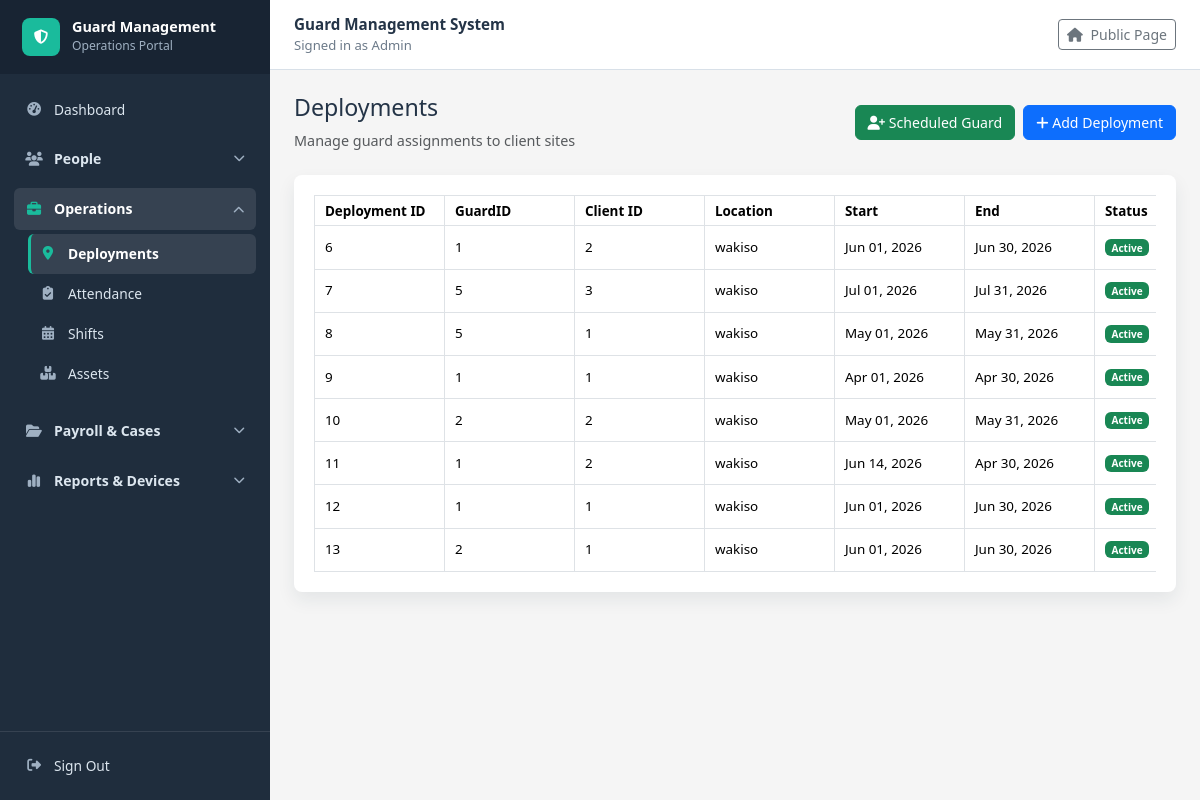
The page /deployments/ (signed in) on the database its author committed.
### guardmanagementsystem/models.py (models this page shows, shortened)
class Deployment(models.Model):
    STATUS_CHOICES = [
        ('Active', 'Active'),
        ('Completed', 'Completed'),
        ('Cancelled', 'Cancelled'),
    ]
    deployment_id = models.AutoField(primary_key=True)
    guard = models.ForeignKey(Guard, on_delete=models.CASCADE,related_name='deployments')
    client = models.ForeignKey(Client,on_delete=models.CASCADE,related_name='deployments')
    site_location = models.CharField(max_length=200)
    start_date = models.DateField()
    end_date = models.DateField(null=True, blank=True)
    status = models.CharField(max_length=20, choices=STATUS_CHOICES, default='Active')

### guardmanagementsystem/views.py (the view)
# urls.py: path("deployments/", views.deployment_list, name="deployment_list"),
@login_required
def deployment_list(request):
    deployments = Deployment.objects.select_related("guard", "client").all()
    return show_records(request, deployments, "guardmanagementsystem/deployment_list.html", "deployments")

### guardmanagementsystem/views.py (called while the page is built)
def show_records(request, queryset, template_name, context_name):
    return render(request, template_name, {
        context_name: queryset
    })

### guardmanagementsystem/templates/guardmanagementsystem/deployment_list.html (shortened to what this page needs)
{% extends "guardmanagementsystem/base.html" %}
{% block content %}
<div class="d-flex justify-content-between align-items-center mb-4">
    <div>
        <h2>Deployments</h2>
        <p class="text-muted mb-0">Manage guard assignments to client sites</p>
    </div>
    <div class="page-actions d-flex gap-2">
        <a href="{% url 'program_guard' %}" class="btn btn-success">
            <i class="fa fa-user-plus"></i> Scheduled Guard
        </a>
        <a href="{% url 'deployment_add' %}" class="btn btn-primary">
            <i class="fa fa-plus"></i> Add Deployment
        </a>
    </div>
</div>
<div class="table-card">
    <div class="table-responsive">
        <table class="table table-hover table-bordered align-middle mb-0 export-table" data-export-title="Deployments">
            <thead>
                <tr>
                    <th>Deployment ID</th>
                    <th>GuardID</th>
                    <th>Client ID</th>
                    <th>Location</th>
                    <th>Start</th>
                    <th>End</th>
                    <th>Status</th>
                </tr>
            </thead>
            <tbody>
                {% for deployment in deployments %}
                    <tr>
                        <td>{{ deployment.deployment_id }}</td>
                        <td>{{ deployment.guard_id }}</td>
                        <td>{{ deployment.client_id }}</td>
                        <td>{{ deployment.site_location }}</td>
                        <td>{{ deployment.start_date|date:"M d, Y" }}</td>
                        <td>{{ deployment.end_date|date:"M d, Y"|default:"-" }}</td>
                        <td>
                            {% if deployment.status == "Active" %}
                                <span class="badge bg-success">Active</span>
                            {% elif deployment.status == "Completed" %}
                                <span class="badge bg-secondary">Completed</span>
                            {% elif deployment.status == "Cancelled" %}
                                <span class="badge bg-danger">Cancelled</span>
                            {% else %}
                                <span class="badge bg-info">{{ deployment.status|default:"Pending" }}</span>
                            {% endif %}
                        </td>
                    </tr>
                {% empty %}
                    <tr>
                        <td colspan="8" class="text-center text-muted py-4">
                            No deployments found.
                        </td>
                    </tr>
                {% endfor %}
            </tbody>
        </table>
    </div>
</div>
{% endblock %}

### guardmanagementsystem/templates/guardmanagementsystem/base.html (shortened to what this page needs)
<!doctype html>
<html lang="en">
<head>
    <link href="https://cdn.jsdelivr.net/npm/bootstrap@5.3.3/dist/css/bootstrap.min.css" rel="stylesheet">
    <link href="https://cdnjs.cloudflare.com/ajax/libs/font-awesome/6.5.2/css/all.min.css" rel="stylesheet">
</head>
<body>
    {% with current_url=request.resolver_match.url_name %}
    <div class="app-layout">
        <aside class="sidebar">
            <div class="d-flex align-items-center justify-content-between">
                <a class="sidebar-brand flex-grow-1" href="{% url 'dashboard' %}">
                    <span class="brand-mark"><i class="fa fa-shield-halved"></i></span>
                    <span>
                        <span class="brand-title">Guard Management</span>
                        <span class="brand-subtitle">Operations Portal</span>
                    </span>
                </a>
            </div>
            <nav id="sidebarNav" class="sidebar-nav collapse d-lg-block">
                <a class="sidebar-link {% if current_url == 'dashboard' %}active{% endif %}" href="{% url 'dashboard' %}">
                    <i class="fa fa-gauge-high"></i> Dashboard
                </a>
                <div class="sidebar-module">
                    <button class="module-toggle" type="button" data-bs-toggle="collapse" data-bs-target="#peopleModule" aria-controls="peopleModule" aria-expanded="{% if current_url in 'supervisor_list supervisor_add supervisor_edit supervisor_delete guard_list guard_add guard_edit guard_delete client_list client_add client_edit client_delete' %}true{% else %}false{% endif %}">
                        <span class="module-title"><i class="fa fa-users"></i> People</span>
                        <i class="fa fa-chevron-down module-chevron"></i>
                    </button>
                </div>
                <div class="sidebar-module">
                    <button class="module-toggle" type="button" data-bs-toggle="collapse" data-bs-target="#operationsModule" aria-controls="operationsModule" aria-expanded="{% if current_url in 'deployment_list deployment_add deployment_edit deployment_delete program_guard attendance_list attendance_add attendance_edit attendance_delete shift_list shift_add shift_edit shift_delete shift_import schedule_csv_template asset_list asset_add asset_edit asset_delete' %}true{% else %}false{% endif %}">
                        <span class="module-title"><i class="fa fa-briefcase"></i> Operations</span>
                        <i class="fa fa-chevron-down module-chevron"></i>
                    </button>
                    <div id="operationsModule" class="collapse {% if current_url in 'deployment_list deployment_add deployment_edit deployment_delete program_guard attendance_list attendance_add attendance_edit attendance_delete shift_list shift_add shift_edit shift_delete shift_import schedule_csv_template asset_list asset_add asset_edit asset_delete' %}show{% endif %}">
                        <div class="module-menu">
                            <a class="sidebar-link {% if current_url in 'deployment_list deployment_add deployment_edit deployment_delete program_guard' %}active{% endif %}" href="{% url 'deployment_list' %}">
                                <i class="fa fa-location-dot"></i> Deployments
                            </a>
                            <a class="sidebar-link {% if current_url in 'attendance_list attendance_add attendance_edit attendance_delete' %}active{% endif %}" href="{% url 'attendance_list' %}">
                                <i class="fa fa-clipboard-check"></i> Attendance
                            </a>
                            <a class="sidebar-link {% if current_url in 'shift_list shift_add shift_edit shift_delete shift_import schedule_csv_template' %}active{% endif %}" href="{% url 'shift_list' %}">
                                <i class="fa fa-calendar-days"></i> Shifts
                            </a>
                            <a class="sidebar-link {% if current_url in 'asset_list asset_add asset_edit asset_delete' %}active{% endif %}" href="{% url 'asset_list' %}">
                                <i class="fa fa-boxes-stacked"></i> Assets
                            </a>
                        </div>
                    </div>
                </div>
                <div class="sidebar-module">
                    <button class="module-toggle" type="button" data-bs-toggle="collapse" data-bs-target="#payrollCasesModule" aria-controls="payrollCasesModule" aria-expanded="{% if current_url in 'salary_list salary_add salary_edit salary_delete salary_payslip_general salary_payslip_individual advance_request_list advance_request_add advance_request_edit advance_request_delete incident_list incident_add incident_edit incident_delete incident_pdf_report disciplinary_action_list disciplinary_action_add disciplinary_action_edit disciplinary_action_delete' %}true{% else %}false{% endif %}">
                        <span class="module-title"><i class="fa fa-folder-open"></i> Payroll & Cases</span>
                        <i class="fa fa-chevron-down module-chevron"></i>
                    </button>
                </div>
                <div class="sidebar-module">
                    <button class="module-toggle" type="button" data-bs-toggle="collapse" data-bs-target="#reportsDevicesModule" aria-controls="reportsDevicesModule" aria-expanded="{% if current_url in 'attendance_query_report schedule_report schedule_report_csv_export iot_device_list iot_device_add iot_device_edit iot_device_delete iot_swipe_attendance audit_log_list' %}true{% else %}false{% endif %}">
                        <span class="module-title"><i class="fa fa-chart-simple"></i> Reports & Devices</span>
                        <i class="fa fa-chevron-down module-chevron"></i>
                    </button>
                </div>
            </nav>
            <div class="sidebar-footer">
                {% if request.user.is_authenticated %}
                    <a class="sidebar-link" href="{% url 'signout' %}">
                        <i class="fa fa-right-from-bracket"></i> Sign Out
                    </a>
                {% else %}
                    <a class="sidebar-link" href="{% url 'signin' %}">
                        <i class="fa fa-right-to-bracket"></i> Sign In
                    </a>
                {% endif %}
            </div>
        </aside>
        <div class="main-panel">
            <header class="topbar">
                <div>
                    <p class="topbar-title">Guard Management System</p>
                    <div class="topbar-user">
                        {% if request.user.is_authenticated %}
                            Signed in as {{ request.user.username }}
                        {% else %}
                            Staff portal
                        {% endif %}
                    </div>
                </div>
                <a class="btn btn-sm btn-outline-secondary" href="{% url 'welcome' %}">
                    <i class="fa fa-house me-1"></i> Public Page
                </a>
            </header>
            <main class="container-fluid page-shell content-area">
                {% block content %}{% endblock %}
            </main>
        </div>
    </div>
    {% endwith %}
</body>
</html>

### guardmanagementsystem/templates/guardmanagementsystem/base.html (style rules this page uses)
:root { --brand: #1abb9c; --brand-dark: #117e69; --line: #d8e0e8; --muted: #6c7a89; --sidebar-bg: #1f2d3d; --sidebar-bg-dark: #182433; --sidebar-active: #1abb9c; }
body { background: whitesmoke; color: #243447; font-size: 0.9rem; min-height: 100vh; }
h2 { font-size: 1.45rem; }
.btn, .form-control, .form-select, .table, .dropdown-menu { font-size: 0.88rem; }
.app-layout { display: flex; min-height: 100vh; }
.sidebar { background: var(--sidebar-bg); color: #dce6ef; display: flex; flex-direction: column; flex: 0 0 270px; min-height: 100vh; position: sticky; top: 0; }
.sidebar-brand { align-items: center; background: var(--sidebar-bg-dark); color: #fff; display: flex; gap: 12px; min-height: 70px; padding: 18px 22px; text-decoration: none; }
.brand-mark { align-items: center; background: var(--sidebar-active); border-radius: 8px; display: inline-flex; height: 38px; justify-content: center; width: 38px; }
.brand-title { display: block; font-size: 0.9rem; font-weight: 800; line-height: 1.15; }
.brand-subtitle { color: #9fb0c2; display: block; font-size: 0.76rem; margin-top: 2px; }
.sidebar-nav { overflow-y: auto; padding: 16px 14px 22px; }
.sidebar-module { margin-top: 8px; }
.module-toggle { align-items: center; background: transparent; border: 0; border-radius: 6px; color: #dce6ef; display: flex; font-weight: 700; gap: 11px; justify-content: space-between; min-height: 42px; padding: 9px 11px; text-align: left; width: 100%; font-size: 0.88rem; }
.module-toggle:hover, .module-toggle[aria-expanded="true"] { background: rgba(255, 255, 255, 0.1); color: #fff; }
.module-title { align-items: center; display: inline-flex; gap: 11px; }
.module-title i { color: #9fb0c2; text-align: center; width: 18px; }
.module-toggle[aria-expanded="true"] .module-title i { color: var(--sidebar-active); }
.module-chevron { color: #9fb0c2; font-size: 0.72rem; transition: transform 0.15s ease; }
.module-toggle[aria-expanded="true"] .module-chevron { transform: rotate(180deg); }
.module-menu { padding: 4px 0 8px 14px; }
.sidebar-link { align-items: center; border-radius: 6px; color: #dce6ef; display: flex; gap: 11px; min-height: 40px; padding: 9px 11px; text-decoration: none; font-size: 0.86rem; }
.sidebar-link i { color: #9fb0c2; text-align: center; width: 18px; }
.sidebar-link:hover, .sidebar-link.active { background: rgba(255, 255, 255, 0.1); color: #fff; }
.sidebar-link.active { border-left: 3px solid var(--sidebar-active); font-weight: 700; padding-left: 8px; }
.sidebar-link.active i { color: var(--sidebar-active); }
.sidebar-footer { border-top: 1px solid rgba(255, 255, 255, 0.1); margin-top: auto; padding: 14px; }
.main-panel { display: flex; flex: 1 1 auto; flex-direction: column; min-width: 0; }
.topbar { align-items: center; background: #fff; border-bottom: 1px solid var(--line); display: flex; justify-content: space-between; min-height: 70px; padding: 0 24px; }
.topbar-title { font-size: 0.95rem; font-weight: 800; margin: 0; }
.topbar-user { color: var(--muted); font-size: 0.82rem; }
.page-shell { padding: 24px 24px 40px; }
.content-area { flex: 1 1 auto; }
.table-card { background: #fff; border-radius: 8px; padding: 20px; box-shadow: 0 8px 18px rgba(31, 45, 61, 0.08); }
.table { font-size: 0.84rem; line-height: 1.25; margin-bottom: 0; table-layout: auto; width: 100%; }
.table-responsive { overflow-x: auto; }
.table-responsive > .table, .dataTable { min-width: max-content; }
.table th, .table td { padding: 0.38rem 0.62rem; vertical-align: middle; }
.table th { min-width: 130px; white-space: nowrap; }
.table td { min-width: 110px; overflow-wrap: anywhere; }

### rows shown on the page
Deployment: deployment_id "6", guard_id "1", client_id "2", site_location "wakiso", start_date "Jun 01, 2026", end_date "Jun 30, 2026", status "Active"
Deployment: deployment_id "7", guard_id "5", client_id "3", site_location "wakiso", start_date "Jul 01, 2026", end_date "Jul 31, 2026", status "Active"
Deployment: deployment_id "8", guard_id "5", client_id "1", site_location "wakiso", start_date "May 01, 2026", end_date "May 31, 2026", status "Active"
Deployment: deployment_id "9", guard_id "1", client_id "1", site_location "wakiso", start_date "Apr 01, 2026", end_date "Apr 30, 2026", status "Active"
Deployment: deployment_id "10", guard_id "2", client_id "2", site_location "wakiso", start_date "May 01, 2026", end_date "May 31, 2026", status "Active"
Deployment: deployment_id "11", guard_id "1", client_id "2", site_location "wakiso", start_date "Jun 14, 2026", end_date "Apr 30, 2026", status "Active"
Deployment: deployment_id "12", guard_id "1", client_id "1", site_location "wakiso", start_date "Jun 01, 2026", end_date "Jun 30, 2026", status "Active"
Deployment: deployment_id "13", guard_id "2", client_id "1", site_location "wakiso", start_date "Jun 01, 2026", end_date "Jun 30, 2026", status "Active"

### other values the page prints
{{ request.user.username }} "Admin"
